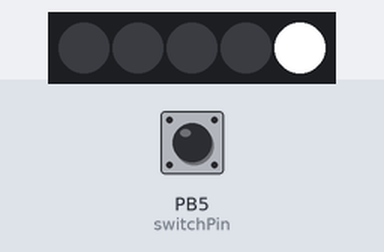
The program below on a simulated ATtiny85, built with avr-gcc and run on an emulated ATtiny85. On the bench: 5 RGB LEDs in strip order, left to right. The inputs (shaded band) are chosen by the test bench; at power-on: PB5 (switchPin) HIGH.

Above: at 1.2 s.
1.3 s: PB5 (switchPin) pulled LOW for 3.2 s
At 2.0 s:
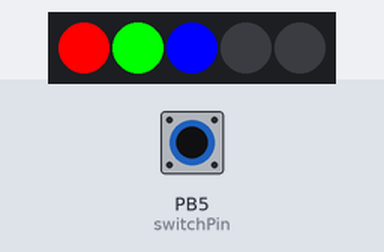
At 2.9 s:
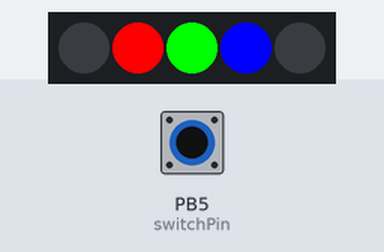
Timing chart, 0 to 6.0 s (numbered marks = the images above; inputs shaded):
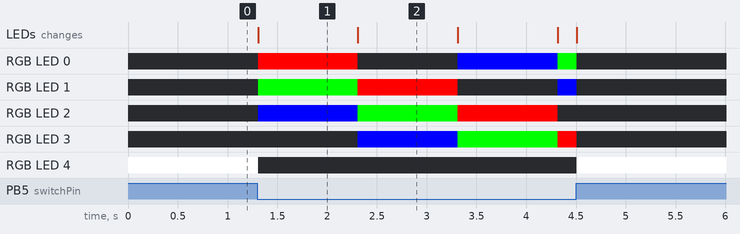

The program:

main.cpp
```cpp
#include <Arduino.h>
#include <NeoPixelBus.h>

//Switch setup
const uint8_t switchPin = 5;

//NeoPixel Setup
const uint16_t PixelCount = 5;
const uint8_t PixelPin = 2;
#define brightness 1 // Between 0 and 1
NeoPixelBus<NeoGrbFeature, Neo800KbpsMethod> strip(PixelCount, PixelPin);

// Set rgb colours
RgbColor white(255 * brightness);
RgbColor red(255 * brightness, 0, 0);
RgbColor green(0, 255 * brightness, 0);
RgbColor blue(0, 0, 255 * brightness);
RgbColor purple(255*brightness/2, 0, 255*brightness/2);
RgbColor black(0);

// Timing
unsigned long ledTimer = millis();
const int ledGap = 1 * 1000;
int loopnum = 1;

void setup() {
  pinMode(switchPin, INPUT_PULLUP);
  // put your setup code here, to run once:
}

void loop() {
  if (digitalRead(switchPin)) {
    // Switch high static white light
    strip.SetPixelColor(4, white);
    for (uint8_t i = 0; i < PixelCount-1; i++) {
      strip.SetPixelColor(i, black);
    }
    strip.Show();
  } else {
    if (millis() > ledTimer + ledGap) {
      switch (loopnum) {
        case 1:
          strip.SetPixelColor(4, black);
          strip.SetPixelColor(0, red);
          strip.SetPixelColor(1, green);
          strip.SetPixelColor(2, blue);
          strip.SetPixelColor(3, black);
          loopnum++;
          break;
        case 2:
          strip.SetPixelColor(4, black);
          strip.SetPixelColor(0, black);
          strip.SetPixelColor(1, red);
          strip.SetPixelColor(2, green);
          strip.SetPixelColor(3, blue);
          loopnum++;
          break;
        case 3:
          strip.SetPixelColor(4, black);
          strip.SetPixelColor(0, blue);
          strip.SetPixelColor(1, black);
          strip.SetPixelColor(2, red);
          strip.SetPixelColor(3, green);
          loopnum++;
          break;
        case 4:
          strip.SetPixelColor(4, black);
          strip.SetPixelColor(0, green);
          strip.SetPixelColor(1, blue);
          strip.SetPixelColor(2, black);
          strip.SetPixelColor(3, red);
          loopnum = 1;
          break;
        default:
          loopnum = 1;
          break;
      }
      strip.Show();
      ledTimer = millis();
    }
  }
  delay(10);
}
```

Measured:
- after the input at 1.3 s, RGB LED 0: off → RGB(255, 0, 0) at once, → off 1.0 s later, → RGB(0, 0, 255) 1.0 s later, → RGB(0, 255, 0) 1.0 s later, … (5 changes in this stretch); RGB LED 1: off → RGB(0, 255, 0) at once, → RGB(255, 0, 0) 1.0 s later, → off 1.0 s later, → RGB(0, 0, 255) 1.0 s later, … (5 changes in this stretch)
- what the display in image 1 shows lasts 1.0 s, from 1.3 s to 2.3 s
